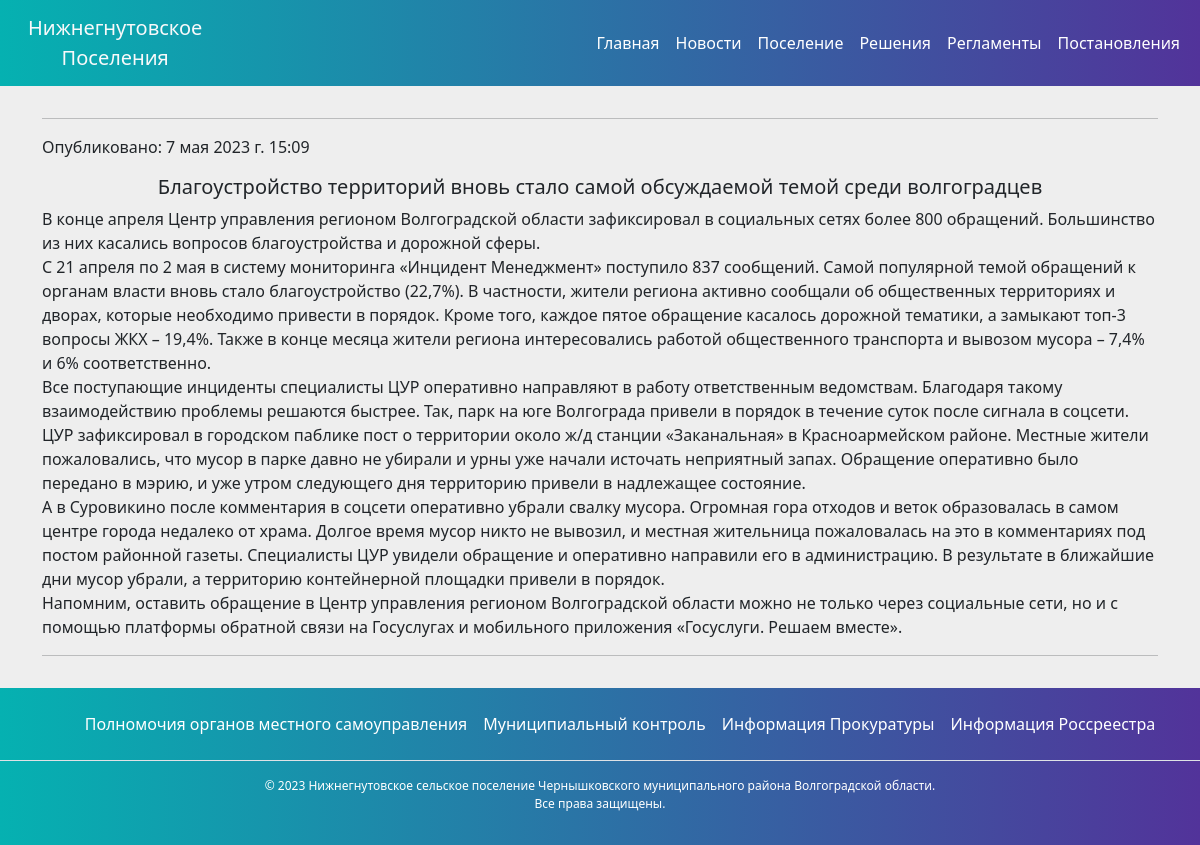
Page /articles/2/ on the committed database.
### blog/models.py (models this page shows, shortened)
class Article(models.Model):
    title = models.CharField(max_length=255, verbose_name="Заголовок")
    content = models.TextField(
        blank=True, verbose_name="Текст статьи")
    time_create = models.DateTimeField(
        auto_now_add=True, verbose_name="Время создания")
    is_published = models.BooleanField(
        default=True, verbose_name="Публикация")
    cat = models.ForeignKey(
        'Category', on_delete=models.PROTECT, verbose_name="Категории")
    pdf_file = models.FileField(upload_to="static/blog/pdfs/", verbose_name="PDF-файл", blank=True, storage=static_storage)
    class Meta:
        verbose_name = 'Статья'
        verbose_name_plural = 'Статьи'
        ordering = ['id']

### blog/views.py (the view)
# urls.py: path('articles/<int:pk>/', ArticleDetailView.as_view(), name='article_detail'),
class ArticleDetailView(DetailView):
    model = Article
    template_name = 'blog/article_detail.html'

### blog/templates/blog/article_detail.html (shortened to what this page needs)
{% extends 'blog/base.html' %}
{% load static %}
{% block content %}
<div class="container pt-3 pb-3">
    <hr>
    <p class="text-left">Опубликовано: {{ article.time_create }}</p>
    <h5 class="h5 text-center">{{ article.title }}</h5>
    <p>{{ article.content | linebreaksbr }}</p>
    <hr>
</div>
{% endblock %}

### blog/static/blog/css/style.css (style rules this page uses)
:root { --color1: #05b1b1; --color2: #52339a; }

### rows in the picture
Article: time_create "7 мая 2023 г. 15:09", title "Благоустройство территорий вновь стало самой обсуждаемой темой среди волгоградцев", content "В конце апреля Центр управления регионом Волгоградской области зафиксировал в социальных сетях более 800 обращений. Большинство из них касались вопросов благоустройства и дорожной сферы. С 21 апреля по 2 мая в систему мониторинга «Инцидент Менеджмент» поступило 837 сообщений. Самой популярной темой обращений к органам власти вновь стало благоустройство (22,7%). В частности, жители региона активно сообщали об общественных территориях и дворах, которые необходимо привести в порядок. Кроме того, каждое пятое обращение касалось дорожной тематики, а замыкают топ-3 вопросы ЖКХ – 19,4%. Также в конце месяца жители региона интересовались работой общественного транспорта и вывозом мусора – 7,4% и 6%…"
